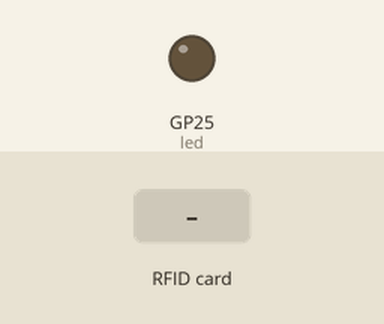
The program below on a simulated Raspberry Pi Pico running MicroPython. On the bench: output pins drawn as LEDs (lit = HIGH). Dashed ring = blinking. The test bench sets the inputs (shaded band). The interpreter's speed is modelled, so counts of loop turns are approximate; library files of the repository ran but are not shown: mfrc522.py; pins used as bus, display or sensor lines are not drawn; what the program prints to the serial console is not drawn.

Above: at 1.2 s.
1.3 s: RFID card 01 C0 F2 06 held to the reader
At 1.65 s:
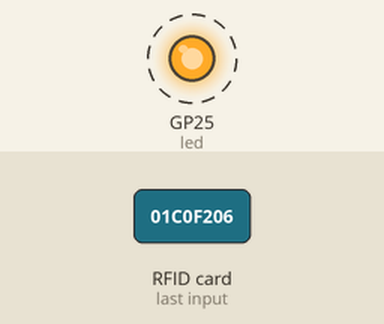
4.4 s: RFID card 05 BA 65 06 held to the reader
At 6.1 s:
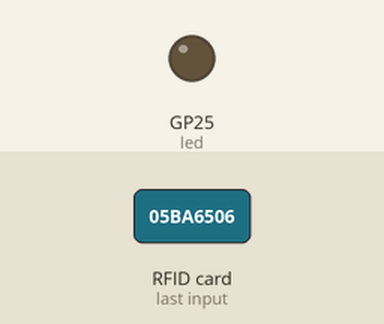
7.5 s: RFID card 5E 7A 19 C4 held to the reader
At 10.8 s:
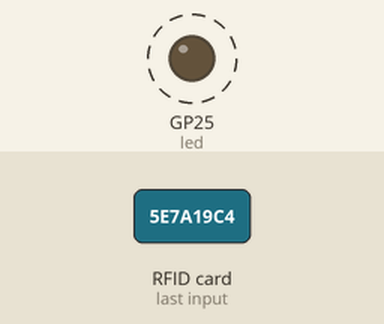
Timing chart, 0 to 12.3 s (numbered marks = the images above; inputs shaded):
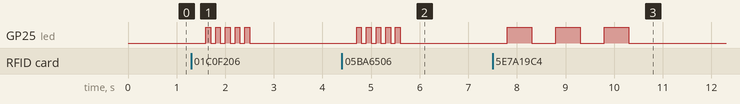

The program:

ex73_access_control.py
```python
from mfrc522 import MFRC522
from machine import Pin
import utime

# =========================
# LED SETUP (Onboard LED)
# =========================
led = Pin(25, Pin.OUT)

# =========================
# AUTHORIZED DATABASE
# =========================
# Example: store UID + name
AUTHORIZED_CARDS = [
    {"uid": [1, 192, 242, 6], "name": "Student A"},
    {"uid": [5, 186, 101, 6], "name": "Student B"},
]

# =========================
# RFID SETUP
# =========================
reader = MFRC522(
    sck=6,
    mosi=7,
    miso=4,
    rst=22,
    cs=5,
    spi_id=0
)

print("=== ACCESS CONTROL SYSTEM ===")
print("Scan your card...\n")


# =========================
# LED FUNCTIONS
# =========================
def access_granted():
    print("ACCESS GRANTED ✅")
    for _ in range(5):
        led.value(1)
        utime.sleep_ms(100)
        led.value(0)
        utime.sleep_ms(100)


def access_denied():
    print("ACCESS DENIED ❌")
    for _ in range(3):
        led.value(1)
        utime.sleep_ms(500)
        led.value(0)
        utime.sleep_ms(500)


# =========================
# CHECK AUTHORIZATION
# =========================
def is_authorized(uid):
    for card in AUTHORIZED_CARDS:
        if card["uid"] == uid:
            return True, card["name"]
    return False, None


# =========================
# MAIN LOOP
# =========================
while True:
    reader.init()

    (stat, tag_type) = reader.request(reader.REQIDL)

    if stat == reader.OK:
        print("\nCard detected!")

        (stat, uid) = reader.SelectTagSN()

        if stat == reader.OK:
            print("UID:", uid)

            authorized, name = is_authorized(uid)

            if authorized:
                print("Welcome,", name)
                access_granted()
            else:
                access_denied()

    utime.sleep_ms(500)
```

Measured:
- after the input at 1.3 s, GP25 (led): alternates HIGH for 0.10 s and LOW for 0.10 s, 10 changes in all, then stays LOW, starting after 0.30 s
- after the input at 4.4 s, GP25 (led): alternates HIGH for 0.10 s and LOW for 0.10 s, 10 changes in all, then stays LOW, starting after 0.30 s
- after the input at 7.5 s, GP25 (led): alternates HIGH for 0.50 s and LOW for 0.50 s, 6 changes in all, then stays LOW, starting after 0.30 s
